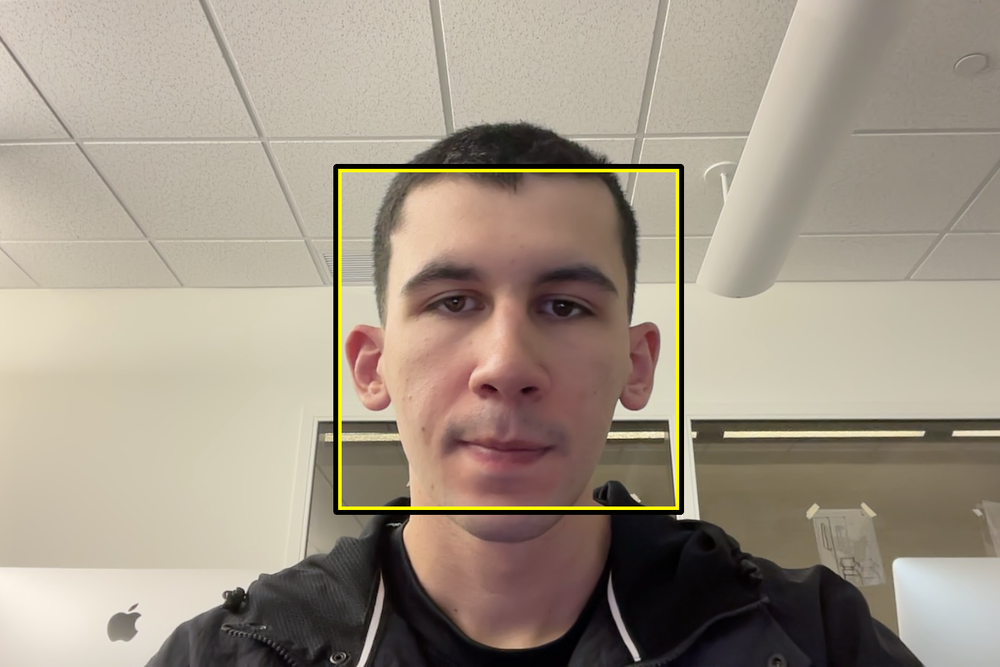
#> input picture example.png, 1000 x 667 px, shrunk from 1440 x 960 before the run
$ python facedetect.py
#> lines starting #> are read from the running program, lines starting #| are printed output that depends on the picture; after the words box and inside, x2 and y2 are one past the last pixel; in counts of white or black regions, pixels touching at a corner belong together
# facedetect.py
#
# This program uses opencv's haar cascade face detector to find bounding boxes
# of all faces in the provided image.
#
# Code is modified from opencv example at:
# https://docs.opencv.org/4.x/dd/d43/tutorial_py_video_display.html

import cv2

# make sure the xml model file is in same directory as this program.
face_cascade = cv2.CascadeClassifier('haarcascade_frontalface_default.xml')

# Read the input image
img = cv2.imread('example.png')
#> img is the input picture: shape (667, 1000, 3); mean B, G, R 134.5, 150, 161.1

# Convert into grayscale
gray = cv2.cvtColor(img, cv2.COLOR_BGR2GRAY)
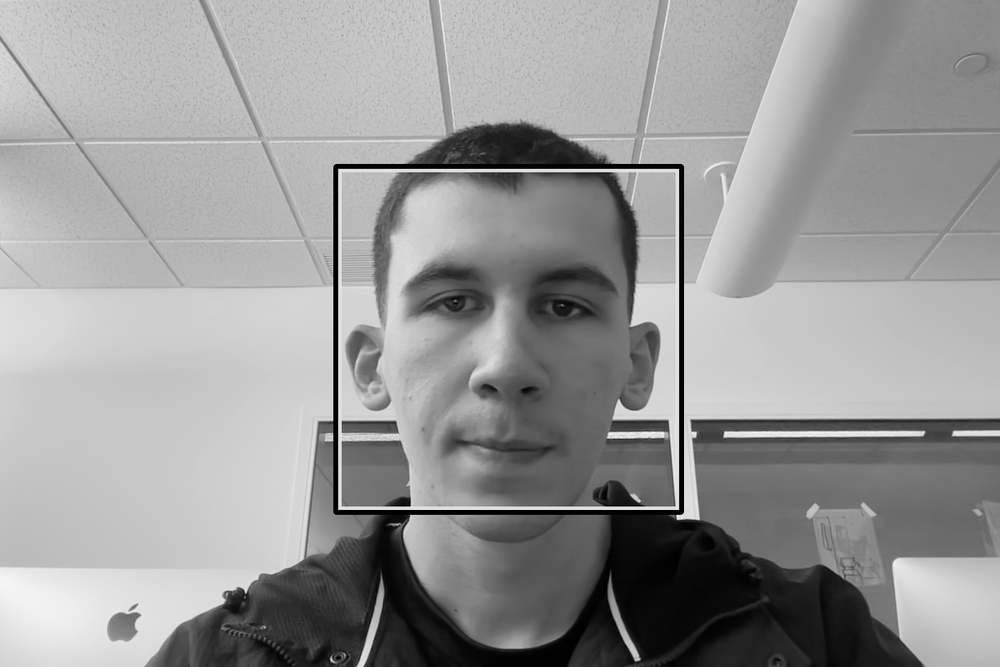
#> gray: shape (667, 1000); min 0, max 251, mean 151.5
#plt.imshow(gray)

# Detect faces
#   detectMultScale returns an 2d ndarray
faces = face_cascade.detectMultiScale(gray)
#> faces = [[340, 171, 335, 335]]
print('detected face(s) at:', faces)
#| detected face(s) at: [[340 171 335 335]]

# Draw rectangle around the faces
for (x, y, w, h) in faces:
  cv2.rectangle(img, (x, y), (x+w, y+h), (0, 255, 255), 5)
  cv2.rectangle(img, (x-5, y-5), (x+w+5, y+h+5), (0, 0, 0), 5)
#> this loop made 1 pass
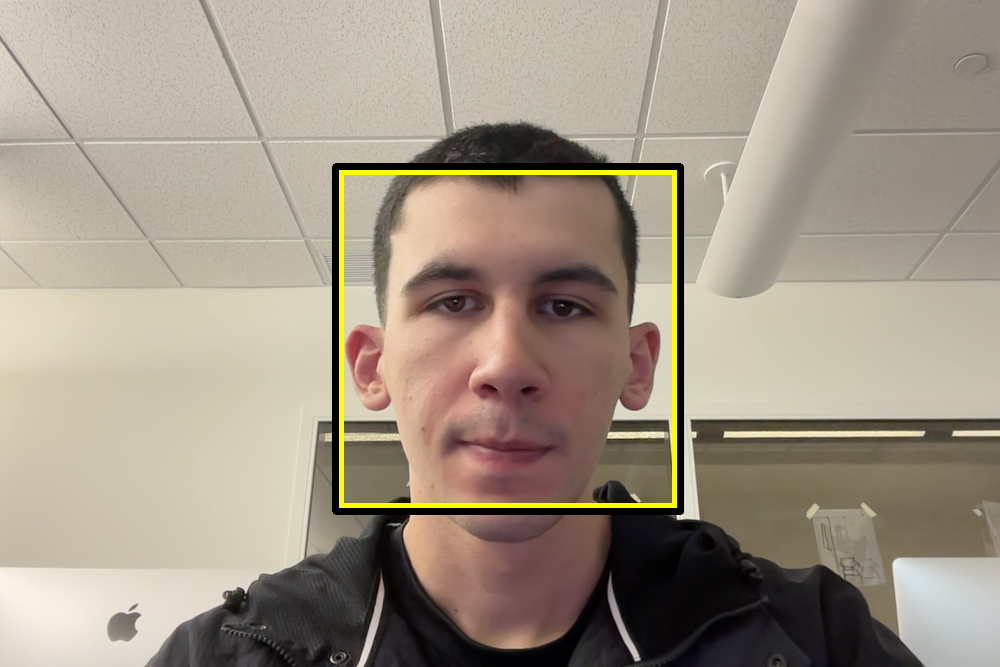
#> img: shape (667, 1000, 3); 1.82% of pixels changed, all inside (x1, y1, x2, y2) = (332, 163, 684, 515)

# Display the output
cv2.imshow('press any key to exit', img)
cv2.imwrite('example_result.png',img)
cv2.waitKey(0) # blocks until a key is pressed when window is active.
cv2.destroyAllWindows()
